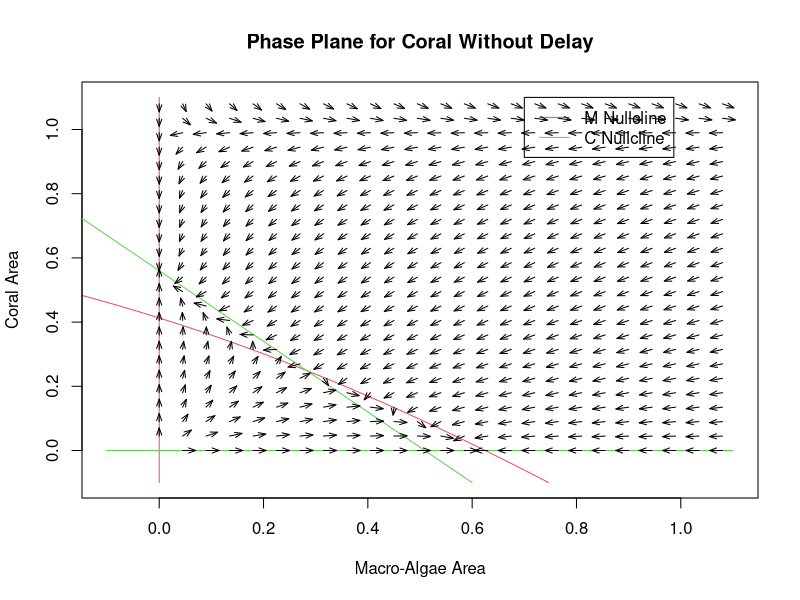

Write R code to recreate this figure.
a <- 0.1
g <- 0.3
gamma <- 0.8
r <- 1
d <- 0.44

cMin <- -0.1
cMax <-  1.1
mMin <- -0.1
mMax <-  1.1
par(xpd=FALSE)

c1 <- seq(cMin, cMax, by=.01)
m1 <- (a/gamma*c1-(g/gamma)/(1.0-c1)+1.0-c1)    ### x null-cline

plot(m1,c1, xlim=c(mMin, mMax),ylim=c(cMin, cMax),col=2,type="l",
     main="Phase Plane for Coral Without Delay",
     xlab="Macro-Algae Area",ylab="Coral Area")
points (c(0.0,0.0),c(cMin,cMax),col=2,type="l")

c2 <- seq(cMin, cMax, by=.01)
m2 <- (r-r*c2-d)/(r+a)   ### y null-cline
points (m2,c2,col=3,type="l")
points (c(mMin,mMax),c(0.0,0.0),col=3,type="l")

par(xpd=TRUE)

legend (0.7,1.1,c("M Nullcline","C Nullcline"),col=c(2,3), lty=c(1,1))

vectorField <- function(mat,coral,a,g,gamma,r,d)
    {
        turf  <- 1.0 - mat - coral
        fx    <- a*mat*coral-g*mat/(1.0-coral)+gamma*mat*turf
        fy    <- r*turf*coral-d*coral-a*mat*coral
        return(c(fx,fy))
    }

m1 <- seq(0, 1.1, by=.045)
c1 <- m1
vx <- numeric(length(m1))
vy <- numeric(length(c1))
dt <- 0.025;
for (m in m1)
{
    lupe <- 0
    for (c in c1)
        {
            lupe <- lupe + 1
            v <- vectorField(m,c,a,g,gamma,r,d)
            vx[lupe] <- v[1]
            vy[lupe] <- v[2]
        }
    vecLength = sqrt(vx*vx+vy*vy)
    endx <- m + vx*dt/vecLength
    endy <- c1 + vy*dt/vecLength
    arrows(m,c1, endx, endy,length=dt*3, col=1,angle=20);
}
